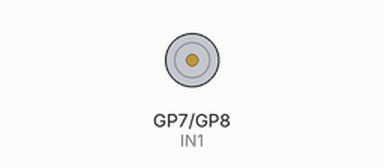
This sketch was run on a simulated Raspberry Pi Pico. On the bench: motor-driver pin pairs drawn as motors (green arrow = first pin HIGH = forward, orange = second pin HIGH = backward, longer = more drive, scaled by the enable pin).

Above: at 0.03 s.
At 1.47 s:
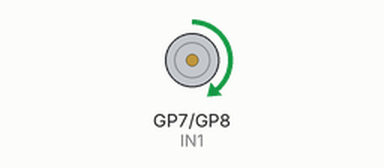
At 2.97 s:
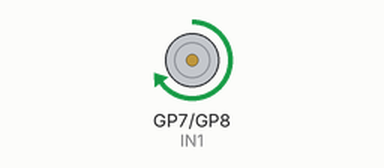
At 6.87 s:
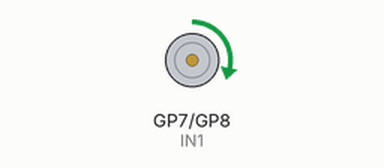
Timing chart, 0 to 7.2 s (numbered marks = the images above):
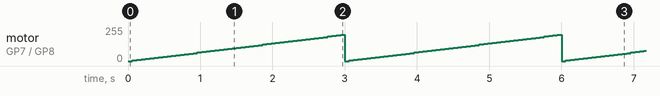

Measured:
- by itself, motor on GP7 (IN1) / GP8 (IN2): ramps from stopped to forward 196/255 and jumps back, once every 3.0 s

The sketch:

motor_dc_4.ino
```cpp
// snippet: motor_dc_4
// tags: motor, dc, pwm, speed, direction
// boards: avr, esp32, megaavr, nano33iot, romi32u4, rp2040
// library: none
// description: Ramp DC motor via L298N pins 5/6 from speed 0 to 200 in 50 steps over 3 seconds using millis
// prompts: motor, l298n, speed, steps, seconds, delay()
// verified: compile-only
// source: kd-generated (id 4)
// exact-include: Arduino.h

#include <Arduino.h>

const int ENA = 5;
const int IN1 = 7;
const int IN2 = 8;

void motor(int speed) {
  if (speed > 0) {
    digitalWrite(IN1, HIGH);
    digitalWrite(IN2, LOW);
    analogWrite(ENA, speed);
  } else if (speed < 0) {
    digitalWrite(IN1, LOW);
    digitalWrite(IN2, HIGH);
    analogWrite(ENA, -speed);
  } else {
    digitalWrite(IN1, LOW);
    digitalWrite(IN2, LOW);
    analogWrite(ENA, 0);
  }
}

void setup() {
  pinMode(ENA, OUTPUT);
  pinMode(IN1, OUTPUT);
  pinMode(IN2, OUTPUT);
}

void loop() {
  static unsigned long startMs = 0;
  static int step = 0;
  static int targetSpeed = 200;
  static int steps = 50;
  static int stepSize = targetSpeed / steps;

  if (startMs == 0) {
    startMs = millis();
  }

  unsigned long now = millis();
  if (now - startMs >= (step + 1) * (3000 / steps)) {
    step++;
    int currentSpeed = step * stepSize;
    motor(currentSpeed);
    if (step >= steps) {
      motor(0);
      startMs = 0;
      step = 0;
    }
  }
}
```
